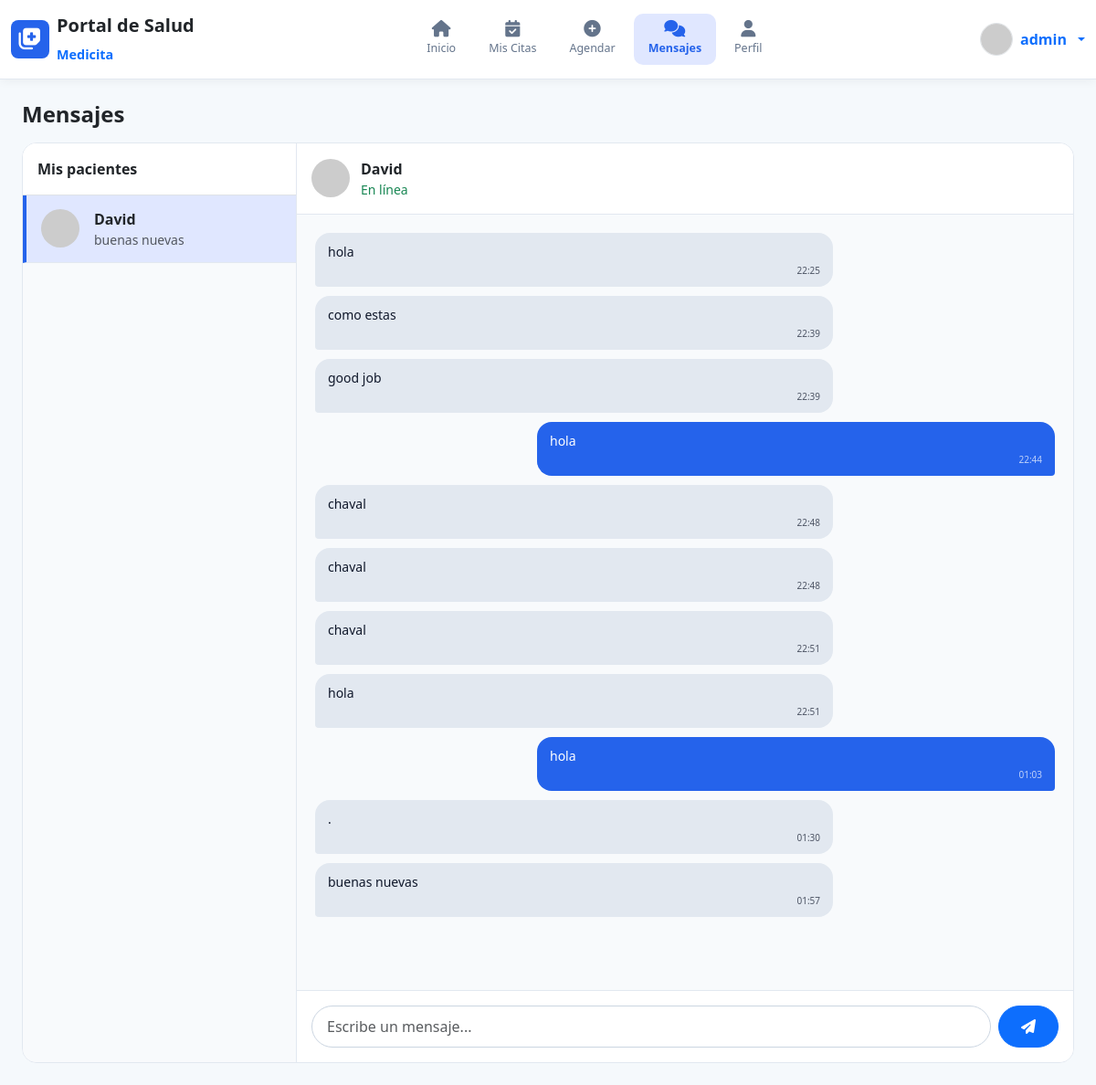
Page /citas/chat/?conversation=1 (signed in) on the committed database.
### citas/models.py (models this page shows, shortened)
class Conversation(models.Model):
    paciente = models.ForeignKey(
        User,
        on_delete=models.CASCADE,
        related_name='paciente_conversations'
    )
    medico = models.ForeignKey(
        User,
        on_delete=models.CASCADE,
        related_name='medico_conversations'
    )
    created_at = models.DateTimeField(auto_now_add=True)
    last_message_at = models.DateTimeField(auto_now=True)
    class Meta:
        unique_together = ('paciente', 'medico')  # Solo puede haber un chat entre los mismos dos usuarios
        ordering = ['-last_message_at']

class Message(models.Model):
    conversation = models.ForeignKey(
        Conversation,
        on_delete=models.CASCADE,
        related_name='messages'
    )
    sender = models.ForeignKey(User, on_delete=models.CASCADE)
    content = models.TextField()
    timestamp = models.DateTimeField(auto_now_add=True)
    class Meta:
        ordering = ['timestamp']  # Los mensajes se ordenan por fecha

### citas/views.py (the view, shortened to what this page needs)
# urls.py: path('chat/', views.chat_view, name='chat'),
@login_required
def chat_view(request):
    user = request.user
    conversations = Conversation.objects.filter(
        paciente=user
    ) | Conversation.objects.filter(
        medico=user
    )
    conversations = conversations.distinct().order_by('-last_message_at')
    if user.is_staff:
        conversations = conversations.filter(messages__isnull=False)
    selected_conversation = None
    chat_messages = []
    other_user = None
    selected_medico = None
    medicos = None
    conversation_id = request.GET.get('conversation')
    medico_id = request.GET.get('medico')
    if conversation_id:
        try:
            selected_conversation = conversations.get(id=conversation_id)
            chat_messages = selected_conversation.messages.all().order_by('timestamp')
            if selected_conversation.paciente == user:
                other_user = selected_conversation.medico
            else:
                other_user = selected_conversation.paciente
        except Conversation.DoesNotExist:
            pass
    if not user.is_staff:
        medicos = User.objects.filter(is_staff=True).exclude(id=user.id)
    context = {
        'conversations': conversations,
        'selected_conversation': selected_conversation,
        'messages': chat_messages,
        'other_user': other_user,
        'user_is_staff': user.is_staff,
        'medicos': medicos,
        'selected_medico': selected_medico,
    }
    return render(request, 'citas/chat.html', context)

### citas/templates/citas/chat.html (shortened to what this page needs)
{% extends "citas/base.html" %}
{% load static %}
{% block content %}
<div class="container-fluid" style="max-width: 1280px;">
    <h4 class="fw-bold mb-3">Mensajes</h4>
    <div class="chat-container">
        <div class="chat-sidebar">
            <div class="p-3 border-bottom bg-white">
                <strong>{% if user_is_staff %}Mis pacientes{% else %}Mis médicos{% endif %}</strong>
            </div>
            {% for conv in conversations %}
                <a href="?conversation={{ conv.id }}"
                   class="chat-list-item d-flex align-items-center {% if selected_conversation and selected_conversation.id == conv.id %}active{% endif %}">
                    <img src="https://picsum.photos/id/1005/42/42" class="rounded-circle me-3" width="42" height="42" alt="">
                    <div class="flex-grow-1">
                        {% if user_is_staff %}
                            <strong>{{ conv.paciente.get_full_name|default:conv.paciente.username }}</strong>
                        {% else %}
                            <strong>{{ conv.medico.get_full_name|default:conv.medico.username }}</strong>
                        {% endif %}
                        <div class="text-muted small text-truncate" style="max-width: 180px;">
                            {% if conv.messages.last %}
                                {{ conv.messages.last.content|truncatechars:35 }}
                            {% else %}
                                Sin mensajes
                            {% endif %}
                        </div>
                    </div>
                </a>
            {% endfor %}
        </div>
        <div class="chat-main">
            {% if selected_conversation %}
                <div class="chat-header">
                    <img src="https://picsum.photos/id/1005/42/42" class="rounded-circle" width="42" height="42" alt="">
                    <div>
                        <strong>{{ other_user.get_full_name|default:other_user.username }}</strong>
                        <div class="text-success small">En línea</div>
                    </div>
                </div>
                <div class="chat-messages" id="chatMessages">
                    {% for msg in messages %}
                        <div class="message {% if msg.sender == request.user %}sent{% else %}received{% endif %}">
                            {{ msg.content }}
                            <div style="font-size: 10px; opacity: 0.7; margin-top: 3px; text-align: right;">
                                {{ msg.timestamp|date:"H:i" }}
                            </div>
                        </div>
                    {% empty %}
                        <div class="text-center text-muted mt-5">
                            <p>No hay mensajes aún.<br>Envía el primero.</p>
                        </div>
                    {% endfor %}
                </div>
                <div class="chat-input">
                    <form method="POST" class="d-flex w-100 gap-2">
                        <input type="text" name="content" class="form-control rounded-pill"
                               placeholder="Escribe un mensaje..." required>
                        <button type="submit" class="btn btn-primary rounded-pill px-4">
                            <i class="fas fa-paper-plane"></i>
                        </button>
                    </form>
                </div>
            {% endif %}
        </div>
    </div>
</div>
{% endblock %}

### citas/templates/citas/base.html (shortened to what this page needs)
<!DOCTYPE html>
<html lang="es">
<head>
    {% load static %}
    <link href="https://cdn.jsdelivr.net/npm/bootstrap@5.3.3/dist/css/bootstrap.min.css" rel="stylesheet">
    <link href="https://cdnjs.cloudflare.com/ajax/libs/font-awesome/6.5.1/css/all.min.css" rel="stylesheet">
</head>
<body style="background-color: #F5F9FC;">
    <nav class="navbar navbar-expand-lg py-2">
        <div class="container" style="max-width: 1280px;">
            <a class="navbar-brand d-flex align-items-center gap-2" href="{% url 'citas:home' %}">
                <div class="d-flex align-items-center justify-content-center text-white rounded-3"
                     style="width: 42px; height: 42px; background-color: #2563EB;">
                    <i class="fas fa-notes-medical fa-lg"></i>
                </div>
                <div>
                    <span class="fw-bold fs-5 text-dark">Portal de Salud</span><br>
                    <span class="fw-bold text-primary" style="font-size: 0.9rem; line-height: 0.7;">Medicita</span>
                </div>
            </a>
            <div class="collapse navbar-collapse justify-content-center" id="navbarNav">
                <ul class="navbar-nav gap-1">
                    <li class="nav-item">
                        <a class="nav-link {% if request.resolver_match.url_name == 'home' %}active{% endif %}"
                           href="{% url 'citas:home' %}">
                            <i class="fas fa-home"></i>
                            <span>Inicio</span>
                        </a>
                    </li>
                    <li class="nav-item">
                        <a class="nav-link {% if request.resolver_match.url_name == 'mis_citas' %}active{% endif %}"
                           href="{% url 'citas:mis_citas' %}">
                            <i class="fas fa-calendar-check"></i>
                            <span>Mis Citas</span>
                        </a>
                    </li>
                    <li class="nav-item">
                        <a class="nav-link {% if request.resolver_match.url_name == 'agendar_cita' %}active{% endif %}"
                           href="{% url 'citas:agendar_cita' %}">
                            <i class="fas fa-plus-circle"></i>
                            <span>Agendar</span>
                        </a>
                    </li>
                    <li class="nav-item">
                        <a class="nav-link {% if request.resolver_match.url_name == 'chat' %}active{% endif %}"
                           href="{% url 'citas:chat' %}">
                            <i class="fas fa-comments"></i>
                            <span>Mensajes</span>
                        </a>
                    </li>
                    <li class="nav-item">
                        <a class="nav-link {% if request.resolver_match.url_name == 'perfil' %}active{% endif %}"
                           href="{% url 'citas:perfil' %}">
                            <i class="fas fa-user"></i>
                            <span>Perfil</span>
                        </a>
                    </li>
                </ul>
            </div>
            <div class="dropdown">
                <a href="#" class="d-flex align-items-center gap-2 text-decoration-none dropdown-toggle" data-bs-toggle="dropdown">
                    <img src="https://picsum.photos/id/1005/36/36" class="rounded-circle border" width="36" height="36" alt="">
                    <span class="fw-semibold d-none d-md-inline">  {{ user.get_username }} </span>
                </a>
            </div>
        </div>
    </nav>
    <div class="container py-4" style="max-width: 1280px;">
        {% block content %}{% endblock %}
    </div>
</body>
</html>

### citas/templates/citas/chat.html (style rules this page uses)
.chat-container { height: calc(100vh - 130px); background: white; border: 1px solid #E2E8F0; border-radius: 16px; overflow: hidden; display: flex; }
.chat-sidebar { width: 300px; min-width: 260px; border-right: 1px solid #E2E8F0; background: #F8FAFC; overflow-y: auto; }
.chat-list-item { padding: 14px 16px; border-bottom: 1px solid #E2E8F0; text-decoration: none; color: inherit; display: block; transition: background 0.2s; }
.chat-list-item.active { background-color: #E0E7FF; border-left: 4px solid #2563EB; }
.chat-main { flex: 1; display: flex; flex-direction: column; }
.chat-header { padding: 16px; border-bottom: 1px solid #E2E8F0; background: white; display: flex; align-items: center; gap: 12px; }
.chat-messages { flex: 1; padding: 20px; overflow-y: auto; background: #F8FAFC; }
.message { max-width: 70%; padding: 10px 14px; border-radius: 16px; margin-bottom: 10px; font-size: 14px; }
.message.sent { background: #2563EB; color: white; margin-left: auto; border-bottom-right-radius: 4px; }
.message.received { background: #E2E8F0; color: #0F172A; border-bottom-left-radius: 4px; }
.chat-input { padding: 16px; background: white; border-top: 1px solid #E2E8F0; display: flex; gap: 10px; }
.chat-input input { flex: 1; padding: 10px 16px; border: 1px solid #CBD5E1; border-radius: 25px; outline: none; }

### citas/templates/citas/base.html (style rules this page uses)
.navbar { background-color: #FFFFFF; box-shadow: 0 2px 10px rgba(0, 0, 0, 0.05); border-bottom: 1px solid #E2E8F0; }
.nav-link { display: flex; flex-direction: column; align-items: center; font-size: 0.78rem; color: #64748B !important; padding: 8px 16px !important; border-radius: 10px; transition: all 0.2s ease; }
.nav-link i { font-size: 1.15rem; margin-bottom: 3px; }
.nav-link.active { background-color: #E0E7FF; color: #2563EB !important; font-weight: 600; }

### rows in the picture
Conversation: paciente.get_full_name "David", messages.last.content "buenas nuevas"
Message: content "hola", timestamp "22:25"
Message: content "como estas", timestamp "22:39"
Message: content "good job", timestamp "22:39"
Message: content "hola", timestamp "22:44"
Message: content "chaval", timestamp "22:48"
Message: content "chaval", timestamp "22:48"
Message: content "chaval", timestamp "22:51"
Message: content "hola", timestamp "22:51"
Message: content "hola", timestamp "01:03"
Message: content ".", timestamp "01:30"
Message: content "buenas nuevas", timestamp "01:57"

### other values in the picture
{{ user.get_username }} "admin"
{{ other_user.get_full_name|default:other_user.username }} "David"
